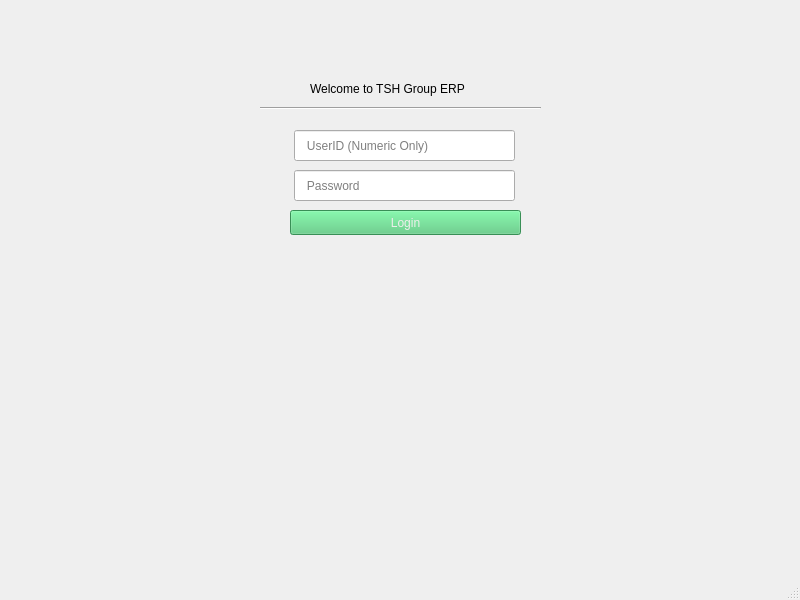
<?xml version="1.0" encoding="UTF-8"?>
<ui version="4.0">
 <class>MainWindow</class>
 <widget class="QMainWindow" name="MainWindow">
  <property name="geometry">
   <rect>
    <x>0</x>
    <y>0</y>
    <width>800</width>
    <height>600</height>
   </rect>
  </property>
  <property name="windowTitle">
   <string>Login</string>
  </property>
  <widget class="QWidget" name="centralwidget">
   <widget class="QLabel" name="logoLabel">
    <property name="geometry">
     <rect>
      <x>310</x>
      <y>20</y>
      <width>171</width>
      <height>51</height>
     </rect>
    </property>
    <property name="styleSheet">
     <string notr="true">image: url(:/newPrefix/logo.PNG);</string>
    </property>
    <property name="text">
     <string/>
    </property>
    <property name="pixmap">
     <pixmap resource="logo.qrc">:/newPrefix/logo.PNG</pixmap>
    </property>
    <property name="scaledContents">
     <bool>false</bool>
    </property>
   </widget>
   <widget class="Line" name="line">
    <property name="geometry">
     <rect>
      <x>260</x>
      <y>100</y>
      <width>281</width>
      <height>16</height>
     </rect>
    </property>
    <property name="orientation">
     <enum>Qt::Horizontal</enum>
    </property>
   </widget>
   <widget class="QPushButton" name="pushButton">
    <property name="geometry">
     <rect>
      <x>290</x>
      <y>210</y>
      <width>231</width>
      <height>25</height>
     </rect>
    </property>
    <property name="styleSheet">
     <string notr="true">background-color: rgb(80, 200, 120);
color: rgb(238, 238, 236);</string>
    </property>
    <property name="text">
     <string>Login</string>
    </property>
   </widget>
   <widget class="QLabel" name="label">
    <property name="geometry">
     <rect>
      <x>310</x>
      <y>80</y>
      <width>191</width>
      <height>17</height>
     </rect>
    </property>
    <property name="text">
     <string>Welcome to TSH Group ERP</string>
    </property>
   </widget>
   <widget class="QLineEdit" name="lineEdit">
    <property name="geometry">
     <rect>
      <x>294</x>
      <y>130</y>
      <width>221</width>
      <height>31</height>
     </rect>
    </property>
    <property name="cursorPosition">
     <number>0</number>
    </property>
    <property name="alignment">
     <set>Qt::AlignLeading|Qt::AlignLeft|Qt::AlignVCenter</set>
    </property>
    <property name="placeholderText">
     <string>   UserID (Numeric Only)</string>
    </property>
   </widget>
   <widget class="QLineEdit" name="lineEdit_2">
    <property name="geometry">
     <rect>
      <x>294</x>
      <y>170</y>
      <width>221</width>
      <height>31</height>
     </rect>
    </property>
    <property name="echoMode">
     <enum>QLineEdit::Password</enum>
    </property>
    <property name="placeholderText">
     <string>   Password</string>
    </property>
   </widget>
  </widget>
  <widget class="QMenuBar" name="menubar">
   <property name="geometry">
    <rect>
     <x>0</x>
     <y>0</y>
     <width>800</width>
     <height>22</height>
    </rect>
   </property>
  </widget>
  <widget class="QStatusBar" name="statusbar"/>
 </widget>
 <resources>
  <include location="logo.qrc"/>
  <include location="../logo.qrc"/>
 </resources>
 <connections/>
</ui>
